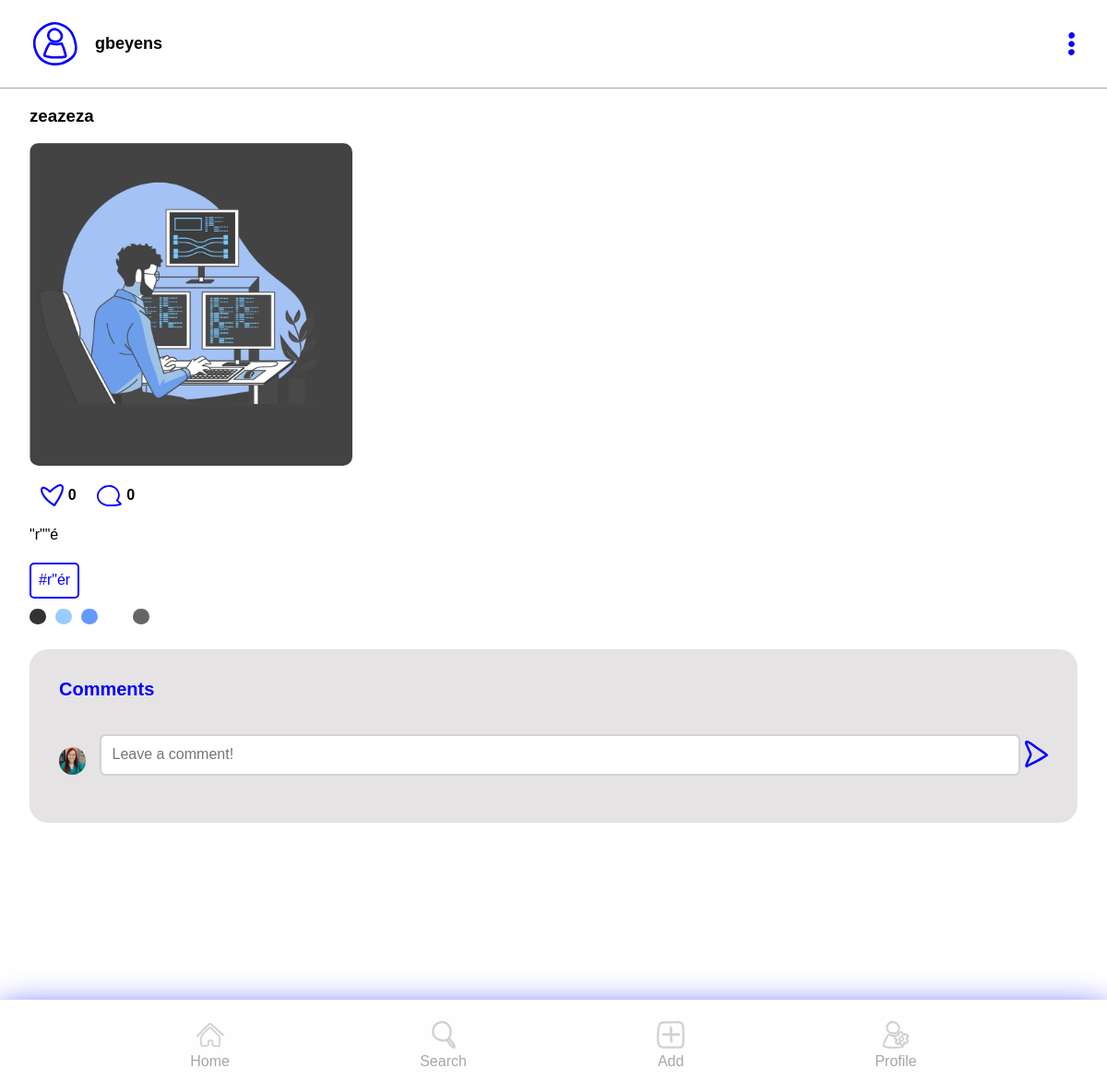
Page /post_detail.php?id=39 (signed in) on the committed database.
### tables this page shows
CREATE TABLE `users` (
  `id` int(11) NOT NULL,
  `email` varchar(255) DEFAULT NULL,
  `password` varchar(255) DEFAULT NULL,
  `username` varchar(255) DEFAULT NULL,
  `secondary_email` varchar(255) DEFAULT NULL,
  `image` varchar(255) DEFAULT NULL,
  `education` varchar(255) DEFAULT NULL,
  `bio` text,
  `instagramlink` varchar(255) DEFAULT NULL,
  `behancelink` varchar(255) DEFAULT NULL,
  `linkedinlink` varchar(255) DEFAULT NULL,
  `followers` int(11) NOT NULL,
  `admin` int(11) NOT NULL,
  `moderator` int(11) NOT NULL,
  `warning` int(11) NOT NULL,
  `banned` datetime DEFAULT NULL,
  `following` int(11) NOT NULL,
  `archived` tinyint(1) NOT NULL DEFAULT '0'
);

CREATE TABLE `posts` (
  `id` int(11) NOT NULL,
  `user_id` int(11) NOT NULL,
  `title` varchar(255) NOT NULL,
  `text` text,
  `image` varchar(255) NOT NULL,
  `tags` text,
  `colors` text,
  `showcase` int(1) NOT NULL,
  `views` int(11) NOT NULL,
  `archived` tinyint(1) NOT NULL DEFAULT '0'
);

### includes/nav-top.inc.php (called while the page is built, shortened)
<?php if(!empty($_SESSION['id'])):?>
            <?php $userImage = User::getInfo($_SESSION['id']); ?>
<?php else: ?>
    <a class="main-btn login-nav-btn" href="login.php">Log in</a>
    <a class="main-btn register-nav-btn" href="register.php">Register</a>
<?php endif; ?>

### classes/Post.php (called while the page is built, shortened)
<?php
class Post implements iPost
{
    public static function getById($id)
    {
        $conn = DB::getInstance();
        $statement = $conn->prepare("SELECT * FROM posts WHERE id=:id");
        $statement->bindValue(":id", $id);
        $statement->execute();
        return $statement->fetchAll(PDO::FETCH_ASSOC);
    }
}

### classes/User.php (called while the page is built, shortened)
<?php
class User implements iUser
{
    public static function getInfo($id)
    {
        $conn = DB::getInstance();
        $statement = $conn->prepare("SELECT * FROM users WHERE id = :id;");
        $statement->bindValue(':id', $id);
        $statement->execute();
        $user = $statement->fetchAll(PDO::FETCH_ASSOC);
        return $user;
    }
    public static function isBanned($id)
    {
        if (!empty($id)) {
            $conn = DB::getInstance();
            $statement = $conn->prepare("SELECT banned FROM users WHERE id = :id");
            $statement->bindValue(':id', $id);
            $statement->execute();
            $result = $statement->fetch(PDO::FETCH_ASSOC);
            if (is_null($result["banned"])) {
                return false;
            }
        }
    }
}

### classes/Like.php (called while the page is built, shortened)
<?php
class Like
{
    public static function getLikes($postId)
    {
        $conn = DB::getInstance();
        $statement = $conn->prepare("SELECT count(*) as count FROM likes WHERE post_id = :postId;");
        $statement->bindValue(":postId", $postId);
        $statement->execute();
        $result = $statement->fetch(PDO::FETCH_ASSOC);
        return $result['count'];
    }
    public static function liked($postId, $userId)
    {
        $conn = DB::getInstance();
        $statement = $conn->prepare("SELECT * FROM likes WHERE post_id = :postId AND user_id = :userId;");
        $statement->bindValue(":postId", $postId);
        $statement->bindValue(":userId", $userId);
        $statement->execute();
        $count = $statement->rowCount();
        if ($count > 0) {
            $output = "1";
            return $output;
        } else {
            $output = "0";
            return $output;
        }
    }
}

### classes/Comment.php (called while the page is built, shortened)
<?php
class Comment implements iProject
{
    public static function countComments($postId)
    {
        $conn = DB::getInstance();
        $query = $conn->prepare("SELECT count(id) FROM comments WHERE post_id = :postId;");
        $query->bindValue(":postId", $postId);
        $query->execute();
        $comments = intval($query->fetchColumn());
        return($comments);
    }
}

### post_detail.php (the view, shortened to what this page needs)
<?php session_start();
$id = $_GET['id'];
$posts = Post::getById($id);
$post = $posts[0];
$user = User::getInfo($post["user_id"])[0];
if (empty($_SESSION['id'])) {
    $sessionId = "";
} else {
    $sessionId = $_SESSION['id'];
}
$userId = Post::getById($_GET['id'])[0];
$idUser = $userId["user_id"];
$commentsCount = Comment::countComments($post['id']);
$likes = Like::getLikes($post['id']);
$checkLikes = Like::liked($post['id'], $sessionId);
$isBanned = User::isBanned($idUser);
?>
<!DOCTYPE html>
<html lang="en">
<head>
    <link rel="stylesheet" href="./styling/normalize.css">
    <link rel="stylesheet" href="./styling/style.css">
    <link rel="stylesheet" href="./styling/desktop.css">
</head>
<body id="post-details">
    <?php include_once("./includes/nav-top.inc.php"); ?>
    <div class="profile-header profile-header-pd padding">
        <div class="header-content">
            <a class="project-author" href="profile.php?id=<?php echo $post['user_id'] ?>">
                <img src="./uploads/profiles/<?php echo $user['image'] ?>" class="post-profile" alt="Profile picture">
                <h3 class="post-username"><?php echo htmlspecialchars($user['username']); ?></h3>
            </a>
        </div>
        <?php if ($userId["user_id"] == $sessionId) :?>
            <img class="modal-button" id="modal_btn_pdown" src="./assets/dots-menu.svg" alt="Dots menu">
        <?php else: ?>
            <img class="modal-button" id="modal_btn_pd" src="./assets/dots-menu.svg" alt="Dots menu">
        <?php endif; ?>
    </div>
    <div class="main-margin">
        <div>
            <div>
                <h3 class="hide-on-desktop"><?php echo htmlspecialchars($post['title']); ?></h3>
            </div>
            <div class="post-image">
                <img class="project-picture" src="./uploads/posts/<?php echo $post['image']; ?>" alt="Post image">
            </div>
        </div>
        <div class="profile-sidebar-container">
            <div class="profile-sidebar">
                <div class="profile-sidebar-info">
                    <?php if(!empty($sessionId) && !$isBanned): ?>
                        <form action="" method="post" name="like" class="project-interactions-form">
                            <div class="project-interactions">
                                <div class="project-interactions-like" onclick="postLiked(this, <?php echo $post['id'];?>, <?php echo $sessionId?>);">
                                    <a href="#" class="like">
                                        <?php if ($checkLikes == "0"): ?>
                                            <img data-post="<?php echo $post['id']?>" data-user="<?php echo $sessionId; ?>" id="like-icon" class="like-icon-<?php echo $post['id']; ?>" src="./assets/heart-empty.svg" alt="heart or like icon">
                                            <h4 class="numberOfLikes-<?php echo $post['id']; ?>"><?php echo $likes; ?></h4>
                                        <?php elseif ($checkLikes == "1"): ?>
                                            <img data-post="<?php echo $post['id']?>" data-user="<?php echo $sessionId; ?>" id="like-icon" class="like-icon-<?php echo $post['id']; ?>" src="./assets/heart-full.svg" alt="heart or like icon">
                                            <h4 class="numberOfLikes-<?php echo $post['id']; ?>"><?php echo $likes; ?></h4>
                                        <?php endif; ?>
                                    </a>
                                </div>
                                <div class="project-interactions-comment">
                                    <img class="comment-icon" src="./assets/comment.svg" alt="comment icon">
                                    <h4 class="number-of-comments"><?php echo $commentsCount?></h4>
                                </div>
                            </div>
                        </form>
                    <?php endif; ?>
                    <div>
                        <h4 class="post-text"><?php echo htmlspecialchars($post['text']); ?></h4>
                    </div>
                    <?php if ($sessionId) : ?>
                        <div class="tag-list">
                            <?php
                            $tagsString = $post['tags'];
                            $tags = explode(", ", $tagsString);
                            foreach ($tags as $tag) :
                            ?>
                                <div class="tag-item">
                                    <a style="text-decoration: none; color: var(--IMDBlue);" href="index.php?searchInput=<?php echo htmlspecialchars($tag) ?>&filter=Tags">#<?php echo htmlspecialchars($tag) ?></a>
                                </div>
                            <?php endforeach; ?>
                        </div>
                    <?php endif; ?>
                    <div class="color-list">
                        <?php
                            $colorPalette = $post['colors'];
                            $palette = explode(", ", $colorPalette);
                            foreach ($palette as $color) : ?>
                            <div class="color-item">
                                <a style="background-color: #<?php echo htmlspecialchars($color) ?>; color: #<?php echo htmlspecialchars($color) ?>;" href="index.php?searchInput=<?php echo htmlspecialchars($color) ?>&filter=Color">oo</a>
                            </div>
                        <?php endforeach; ?>
                    </div>
                </div>
            </div>
            <section class="modal2 modal-container2">
                <div id="modal2" class="modal-content2">
                    <h3 class="profile-username">Comments</h3>
                    <form action="" method="post">
                        <div class="comment-box">
                            <?php
                                $currentUser = User::getInfo($sessionId);
                                foreach ($currentUser as $cu):
                            ?>
                                <img class="project-author-picture-comment" src="./uploads/profiles/<?php echo $cu['image']; ?>" alt="profile picture">
                                <input type="text" name="comment" id="comment" autocomplete="off" class="form-input" placeholder="Leave a comment!">
                                <a href="#" id="btnAddComment"
                                    data-postid="<?php echo $userId['id']?>"
                                    data-username="<?php echo $cu['username']?>"
                                    data-image="<?php echo  $cu['image']?>"
                                    data-number="<?php echo  $commentsCount?>">
                                    <img src="./assets/send.svg" alt="Add icon" class="add-icon">
                                </a>
                            <?php endforeach;?>
                        </div>
                    </form>
                </div>
            </section>
        </div>
    </div>
    <?php include_once("./includes/nav-bottom.inc.php"); ?>
</body>
</html>

### styling/style.css (style rules this page uses)
:root { --IMDblue: #0600ff; --IMDgreen: #bffd00; --IMDpink: #fcd7f7; --IMDlightGrey: #e5e3e3; --errorRed: #f04c25; --errorRedLight: #fc0b2b63; }
* { font-family: museo-sans, sans-serif; box-sizing: border-box; }
html, body { width: 100%; height: 100vh; margin: 0px; padding: 0px; overflow-x: hidden; }
.form-input { padding: 0.7em; border-radius: 0.4em; flex: 1 1 auto; margin: 5px 0 1.2em 0; border: 2px solid #d2d2d2; }
.project-picture { background: #fefefe; border-radius: 10px; }
.project-author { display: flex; flex-direction: row; align-items: center; text-decoration: none; color: black; }
.comment-box { display: flex; flex-direction: row; align-items: center; }
.comment-box input { margin-left: 10px; }
.project-author-picture-comment { max-width: 30px; max-height: 30px; border-radius: 5em; margin-right: 5px; }
.project-interactions { display: flex; flex-direction: row; justify-content: space-between; width: 125px; margin-top: 1em; }
.project-interactions-form { display: flex; flex-direction: row; justify-content: space-between; align-items: center; }
.project-interactions h4 { margin: 0; }
.project-interactions-like { display: flex; flex-direction: row; justify-content: center; align-items: center; width: 100%; }
.project-interactions-comment { display: flex; flex-direction: row; justify-content: center; align-items: center; width: 100%; }
.comment-icon { max-width: 27px; max-height: 24px; margin-right: 5px; }
#like-icon { max-width: 27px; max-height: 24px; margin-right: 5px; }
.like { display: flex; flex-direction: row; justify-content: center; align-items: center; width: 100%; text-decoration: none; color: black; }
.profile-username { margin: 0; font-size: 20px; color: var(--IMDblue); }
.profile-header { padding: 2.1875em; border-bottom: 1px solid #a7a7a7; display: flex; flex-direction: row; justify-content: space-between; align-items: center; }
.profile-header img { max-height: 25px; }
.modal-button { cursor: pointer; }
.modal2 { overflow: auto; max-height: 70%; }
.modal-container2 { border-radius: 20px; width: 100%; display: flex; align-items: flex-end; margin-bottom: 100px; margin-top: 1.5em; background: var(--IMDlightGrey); }
.modal-content2 { margin: 1em; width: 100%; padding: 1em; }
.modal-content2 a { text-decoration: none; display: flex; flex-direction: row; align-items: center; }
.padding { padding: 22.5px 35px; }
.header-content { display: flex; align-items: center; }
.post-username { margin: 0; margin-left: 1em; font-size: 18px; font-weight: 600; }
img.post-profile { width: auto; max-height: 50px; border-radius: 50%; }
.post-image img { max-width: 350px; }
.post-text { font-weight: 100; }
.add-icon { margin-bottom: 15px; margin-left: 5px; width: 25px; }
.color-list { display: flex; flex-direction: row; }
.color-item { width: 20px; height: 20px; margin-right: 0.5em; padding: auto; }
.color-item a { width: fit-content; height: 20px; border-radius: 50em; text-decoration: none; }
.main-margin { margin: 0 2em; }
.tag-list { display: flex; flex-wrap: wrap; gap: 8px; margin-top: 0.7em; margin-bottom: 0.7em; }
.tag-list .tag-item { padding: 0.5em; border: 2px solid var(--IMDblue); color: var(--IMDblue); border-radius: 5px; user-select: none; }

### styling/desktop.css (style rules this page uses)
:root { --IMDpink: #FCD7F7; --IMDblue: #0600ff; --IMDgreen: #bffd00; --IMDlightGrey: #e5e3e3; --errorRed: #f04c25; --errorRedLight: #fc0b2b63; }

### rows in the picture
users: image (placeholder picture), username "gbeyens"
posts: title "zeazeza", image (picture), text "\"r\"\"é", tags "r\"ér"
users: image (picture)

### other values in the picture
$likes "0"
$commentsCount "0"
